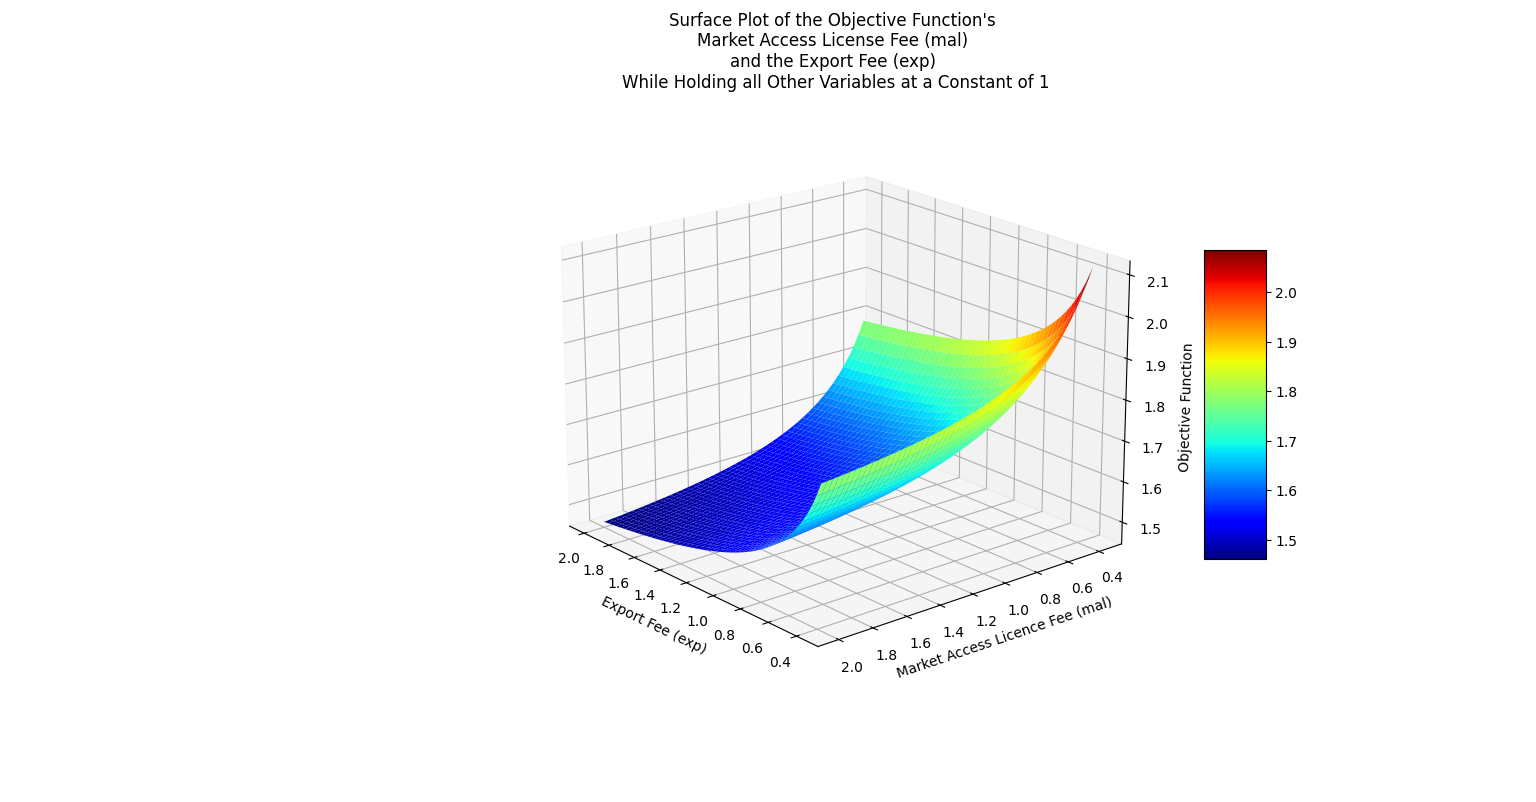

Write Python code to recreate this figure.
# **********************************************************************
# Visualization Code ----
#
# Course Code: ME555
# Course Name: Design Optimization
# University of Michigan
# Semester Duration: 10th Jan 2024 to 29th April 2024
#
# Purpose ----
# To create a 3D visualization of the objective function.
# **********************************************************************

# Imports ----
import numpy as np
import matplotlib.pyplot as plt
from mpl_toolkits.mplot3d import Axes3D

# Objective Function ----
def objective_function(exp, mal):
    # Initialize x with ones for other variables, and set the last two to exp and mal
    x = np.ones(20)
    x[18] = exp  # exp
    x[19] = mal  # mal
    return (
        0.2350747 * x[0] ** (-1.0)
        + 0.4804318 * (
            (((x[1] * np.sin((2 * np.pi) / x[2] * (x[3] - x[4])) + x[5]) * x[6] * x[7]) ** 0.4) * 
            (x[8] * x[6] * x[9]) ** 0.6 
        )
        + 0.2811869 * x[10]
        - 0.9963252 * x[11]
        - 0.1230044 * ((x[12] * np.sin((2 * np.pi) / x[14] * (x[14] - x[15])) + x[16]) * x[10])
        + 0.2777817 * x[17] ** (-1.0)
        + 1.1544897 * x[16] ** (-1.0)
        + 0.1500959 * x[18] ** (-1.0)
        + 0.1491099 * x[19] ** (-1.0)
        + 0.0004785
    )

# Create the grid of values
exp_values = np.linspace(0.37, 2, 148)  # Avoid division by zero by starting from USD 0.37
mal_values = np.linspace(0.37, 2, 148)  # Avoid division by zero by starting from USD 0.37
exp_grid, mal_grid = np.meshgrid(exp_values, mal_values)

# Vectorize the objective function for element-wise application
vectorized_objective_function = np.vectorize(objective_function)

# Apply the vectorized function over the grid
z_values = vectorized_objective_function(exp_grid, mal_grid)

# Plotting the 3D surface plot
fig = plt.figure(figsize=(14, 9))
ax = fig.add_subplot(111, projection='3d')

# Surface plot
surf = ax.plot_surface(exp_grid, mal_grid, z_values, cmap='jet')

# Labels and title
ax.set_xlabel('Export Fee (exp)')
ax.set_ylabel('Market Access Licence Fee (mal)')
ax.set_zlabel('Objective Function')
ax.set_title('Surface Plot of the Objective Function\'s \nMarket Access License Fee (mal) \nand the Export Fee (exp) \nWhile Holding all Other Variables at a Constant of 1')

# Color bar
fig.colorbar(surf, shrink=0.5, aspect=5)

# Show the plot
plt.show()
